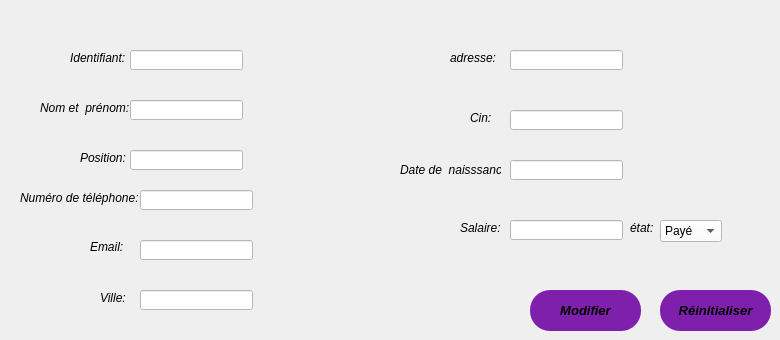
        <widget class="QWidget" name="tab_12">
         <attribute name="title">
          <string>Modifier plusieurs champ</string>
         </attribute>
         <widget class="QLineEdit" name="lineEdit_43">
          <property name="geometry">
           <rect>
            <x>510</x>
            <y>160</y>
            <width>113</width>
            <height>20</height>
           </rect>
          </property>
          <property name="styleSheet">
           <string notr="true">background-color: rgb(255, 255, 255);</string>
          </property>
         </widget>
         <widget class="QLineEdit" name="lineEdit_37">
          <property name="geometry">
           <rect>
            <x>510</x>
            <y>110</y>
            <width>113</width>
            <height>20</height>
           </rect>
          </property>
          <property name="styleSheet">
           <string notr="true">background-color: rgb(255, 255, 255);</string>
          </property>
         </widget>
         <widget class="QLabel" name="label_63">
          <property name="geometry">
           <rect>
            <x>80</x>
            <y>150</y>
            <width>91</width>
            <height>16</height>
           </rect>
          </property>
          <property name="font">
           <font>
            <italic>true</italic>
           </font>
          </property>
          <property name="text">
           <string>Position:</string>
          </property>
         </widget>
         <widget class="QLabel" name="label_64">
          <property name="geometry">
           <rect>
            <x>40</x>
            <y>100</y>
            <width>91</width>
            <height>16</height>
           </rect>
          </property>
          <property name="font">
           <font>
            <italic>true</italic>
           </font>
          </property>
          <property name="text">
           <string>Nom et  prénom:</string>
          </property>
         </widget>
         <widget class="QLineEdit" name="lineEdit_38">
          <property name="geometry">
           <rect>
            <x>510</x>
            <y>220</y>
            <width>113</width>
            <height>20</height>
           </rect>
          </property>
          <property name="styleSheet">
           <string notr="true">background-color: rgb(255, 255, 255);</string>
          </property>
         </widget>
         <widget class="QLabel" name="label_65">
          <property name="geometry">
           <rect>
            <x>100</x>
            <y>290</y>
            <width>31</width>
            <height>16</height>
           </rect>
          </property>
          <property name="font">
           <font>
            <italic>true</italic>
           </font>
          </property>
          <property name="text">
           <string>Ville:</string>
          </property>
         </widget>
         <widget class="QLabel" name="label_66">
          <property name="geometry">
           <rect>
            <x>470</x>
            <y>110</y>
            <width>31</width>
            <height>16</height>
           </rect>
          </property>
          <property name="font">
           <font>
            <italic>true</italic>
           </font>
          </property>
          <property name="text">
           <string>Cin:</string>
          </property>
         </widget>
         <widget class="QLineEdit" name="lineEdit_44">
          <property name="geometry">
           <rect>
            <x>130</x>
            <y>50</y>
            <width>113</width>
            <height>20</height>
           </rect>
          </property>
          <property name="styleSheet">
           <string notr="true">color: rgb(255, 255, 255);
background-color: rgb(255, 255, 255);
border-color: rgb(255, 255, 255);</string>
          </property>
         </widget>
         <widget class="QLabel" name="label_67">
          <property name="geometry">
           <rect>
            <x>630</x>
            <y>220</y>
            <width>91</width>
            <height>16</height>
           </rect>
          </property>
          <property name="font">
           <font>
            <italic>true</italic>
           </font>
          </property>
          <property name="text">
           <string>état:</string>
          </property>
         </widget>
         <widget class="QLabel" name="label_68">
          <property name="geometry">
           <rect>
            <x>450</x>
            <y>50</y>
            <width>51</width>
            <height>16</height>
           </rect>
          </property>
          <property name="font">
           <font>
            <italic>true</italic>
           </font>
          </property>
          <property name="text">
           <string>adresse:</string>
          </property>
         </widget>
         <widget class="QLineEdit" name="lineEdit_45">
          <property name="geometry">
           <rect>
            <x>140</x>
            <y>290</y>
            <width>113</width>
            <height>20</height>
           </rect>
          </property>
          <property name="styleSheet">
           <string notr="true">alternate-background-color: rgb(255, 255, 255);
background-color: rgb(255, 255, 255);</string>
          </property>
         </widget>
         <widget class="QLineEdit" name="lineEdit_46">
          <property name="geometry">
           <rect>
            <x>140</x>
            <y>240</y>
            <width>113</width>
            <height>20</height>
           </rect>
          </property>
          <property name="styleSheet">
           <string notr="true">background-color: rgb(255, 255, 255);</string>
          </property>
         </widget>
         <widget class="QLabel" name="label_69">
          <property name="geometry">
           <rect>
            <x>70</x>
            <y>50</y>
            <width>81</width>
            <height>16</height>
           </rect>
          </property>
          <property name="font">
           <font>
            <italic>true</italic>
           </font>
          </property>
          <property name="text">
           <string>Identifiant:</string>
          </property>
         </widget>
         <widget class="QLabel" name="label_70">
          <property name="geometry">
           <rect>
            <x>400</x>
            <y>160</y>
            <width>101</width>
            <height>20</height>
           </rect>
          </property>
          <property name="font">
           <font>
            <italic>true</italic>
           </font>
          </property>
          <property name="text">
           <string>Date de  naisssance:</string>
          </property>
         </widget>
         <widget class="QLineEdit" name="lineEdit_47">
          <property name="geometry">
           <rect>
            <x>510</x>
            <y>50</y>
            <width>113</width>
            <height>20</height>
           </rect>
          </property>
          <property name="styleSheet">
           <string notr="true">background-color: rgb(255, 255, 255);</string>
          </property>
         </widget>
         <widget class="QLineEdit" name="lineEdit_48">
          <property name="geometry">
           <rect>
            <x>130</x>
            <y>150</y>
            <width>113</width>
            <height>20</height>
           </rect>
          </property>
          <property name="styleSheet">
           <string notr="true">background-color: rgb(255, 255, 255);</string>
          </property>
         </widget>
         <widget class="QLabel" name="label_71">
          <property name="geometry">
           <rect>
            <x>460</x>
            <y>220</y>
            <width>91</width>
            <height>16</height>
           </rect>
          </property>
          <property name="font">
           <font>
            <italic>true</italic>
           </font>
          </property>
          <property name="text">
           <string>Salaire:</string>
          </property>
         </widget>
         <widget class="QLineEdit" name="lineEdit_49">
          <property name="geometry">
           <rect>
            <x>130</x>
            <y>100</y>
            <width>113</width>
            <height>20</height>
           </rect>
          </property>
          <property name="styleSheet">
           <string notr="true">background-color: rgb(255, 255, 255);
</string>
          </property>
         </widget>
         <widget class="QLabel" name="label_72">
          <property name="geometry">
           <rect>
            <x>20</x>
            <y>190</y>
            <width>121</width>
            <height>16</height>
           </rect>
          </property>
          <property name="font">
           <font>
            <italic>true</italic>
           </font>
          </property>
          <property name="text">
           <string>Numéro de téléphone:</string>
          </property>
         </widget>
         <widget class="QLineEdit" name="lineEdit_50">
          <property name="geometry">
           <rect>
            <x>140</x>
            <y>190</y>
            <width>113</width>
            <height>20</height>
           </rect>
          </property>
          <property name="styleSheet">
           <string notr="true">background-color: rgb(255, 255, 255);</string>
          </property>
         </widget>
         <widget class="QLabel" name="label_73">
          <property name="geometry">
           <rect>
            <x>90</x>
            <y>240</y>
            <width>47</width>
            <height>14</height>
           </rect>
          </property>
          <property name="font">
           <font>
            <italic>true</italic>
           </font>
          </property>
          <property name="text">
           <string>Email:</string>
          </property>
         </widget>
         <widget class="QComboBox" name="comboBox_7">
          <property name="geometry">
           <rect>
            <x>660</x>
            <y>220</y>
            <width>62</width>
            <height>22</height>
           </rect>
          </property>
          <property name="styleSheet">
           <string notr="true">background-color: rgb(255, 255, 255);</string>
          </property>
          <item>
           <property name="text">
            <string>Payé</string>
           </property>
          </item>
          <item>
           <property name="text">
            <string>Impayé</string>
           </property>
          </item>
          <item>
           <property name="text">
            <string>à Payé</string>
           </property>
          </item>
         </widget>
         <widget class="QPushButton" name="ajouter_5">
          <property name="geometry">
           <rect>
            <x>530</x>
            <y>290</y>
            <width>111</width>
            <height>41</height>
           </rect>
          </property>
          <property name="font">
           <font>
            <pointsize>10</pointsize>
            <weight>75</weight>
            <italic>true</italic>
            <bold>true</bold>
           </font>
          </property>
          <property name="styleSheet">
           <string notr="true">
QPushButton
{
border-radius: 10px 100px / 120px;
background-color: rgb(126, 32, 172);
border-color: rgb(0, 0, 255);
border-radius: 20px;
}
QPushButton:hover
{

border-left:10px solid rgb(255, 255, 255);
color:rgb(255, 255, 255);
}
QPushButton:pressed
{
font: 11pt &quot;Microsoft YaHei&quot;;
}

</string>
          </property>
          <property name="text">
           <string>Modifier</string>
          </property>
         </widget>
         <widget class="QPushButton" name="ajouter_17">
          <property name="geometry">
           <rect>
            <x>660</x>
            <y>290</y>
            <width>111</width>
            <height>41</height>
           </rect>
          </property>
          <property name="font">
           <font>
            <pointsize>10</pointsize>
            <weight>75</weight>
            <italic>true</italic>
            <bold>true</bold>
           </font>
          </property>
          <property name="styleSheet">
           <string notr="true">
QPushButton
{
border-radius: 10px 100px / 120px;
background-color: rgb(126, 32, 172);
border-color: rgb(0, 0, 255);
border-radius: 20px;
}
QPushButton:hover
{

border-left:10px solid rgb(255, 255, 255);
color:rgb(255, 255, 255);
}
QPushButton:pressed
{
font: 11pt &quot;Microsoft YaHei&quot;;
}

</string>
          </property>
          <property name="text">
           <string>Réinitialiser</string>
          </property>
         </widget>
         <zorder>label_71</zorder>
         <zorder>label_69</zorder>
         <zorder>lineEdit_43</zorder>
         <zorder>lineEdit_37</zorder>
         <zorder>label_63</zorder>
         <zorder>label_64</zorder>
         <zorder>lineEdit_38</zorder>
         <zorder>label_65</zorder>
         <zorder>label_66</zorder>
         <zorder>lineEdit_44</zorder>
         <zorder>label_67</zorder>
         <zorder>label_68</zorder>
         <zorder>lineEdit_45</zorder>
         <zorder>lineEdit_46</zorder>
         <zorder>label_70</zorder>
         <zorder>lineEdit_47</zorder>
         <zorder>lineEdit_48</zorder>
         <zorder>lineEdit_49</zorder>
         <zorder>label_72</zorder>
         <zorder>lineEdit_50</zorder>
         <zorder>label_73</zorder>
         <zorder>comboBox_7</zorder>
         <zorder>ajouter_5</zorder>
         <zorder>ajouter_17</zorder>
        </widget>
